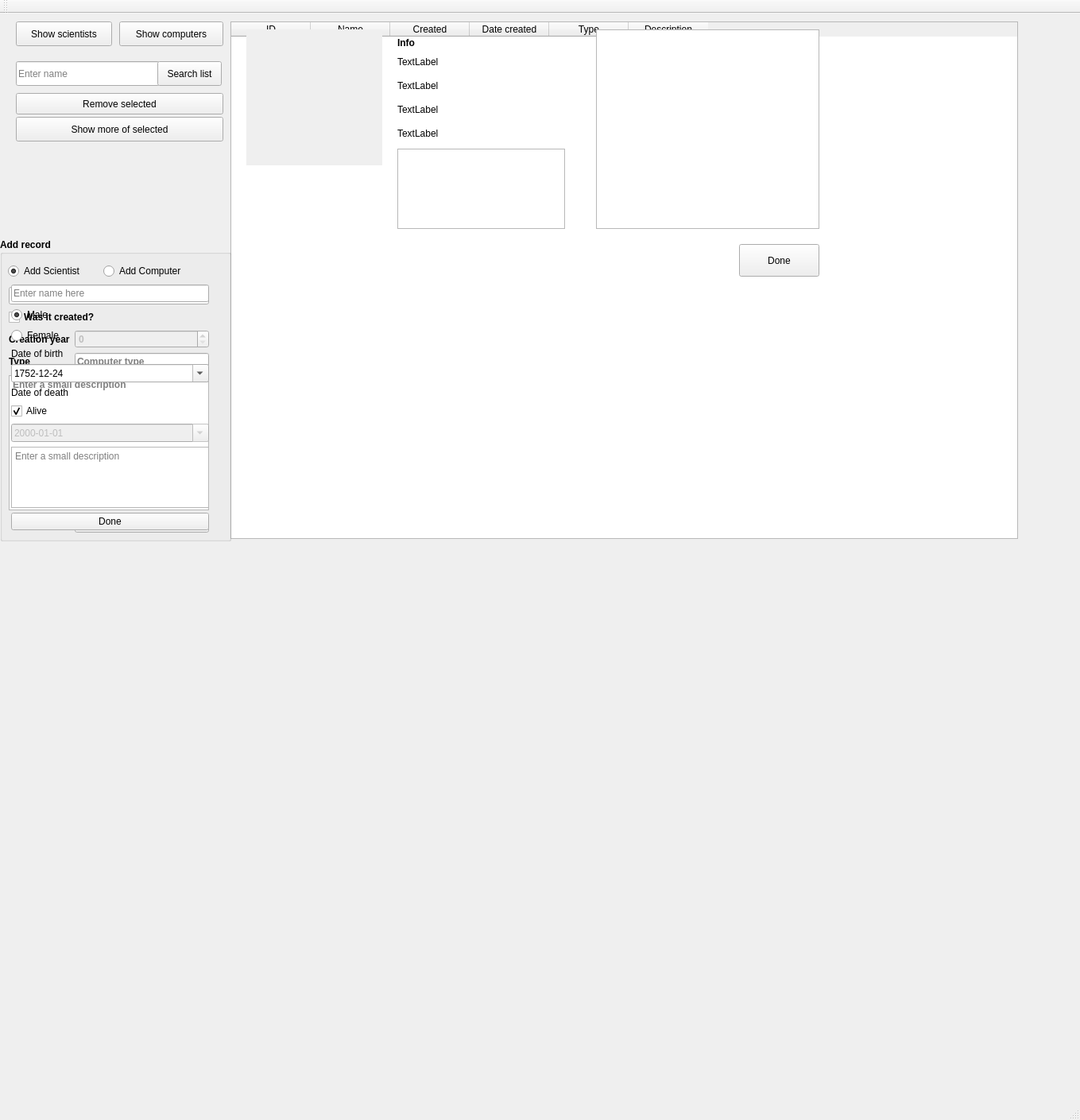
<?xml version="1.0" encoding="UTF-8"?>
<ui version="4.0">
 <class>MainWindow</class>
 <widget class="QMainWindow" name="MainWindow">
  <property name="geometry">
   <rect>
    <x>0</x>
    <y>0</y>
    <width>1359</width>
    <height>1409</height>
   </rect>
  </property>
  <property name="windowTitle">
   <string>MainWindow</string>
  </property>
  <widget class="QWidget" name="mainBox">
   <widget class="QPushButton" name="showSci">
    <property name="geometry">
     <rect>
      <x>20</x>
      <y>10</y>
      <width>121</width>
      <height>31</height>
     </rect>
    </property>
    <property name="text">
     <string>Show scientists</string>
    </property>
   </widget>
   <widget class="QTableWidget" name="listOfSci">
    <property name="geometry">
     <rect>
      <x>290</x>
      <y>10</y>
      <width>991</width>
      <height>611</height>
     </rect>
    </property>
    <property name="alternatingRowColors">
     <bool>true</bool>
    </property>
    <property name="selectionBehavior">
     <enum>QAbstractItemView::SelectRows</enum>
    </property>
    <property name="sortingEnabled">
     <bool>true</bool>
    </property>
    <column>
     <property name="text">
      <string>ID</string>
     </property>
    </column>
    <column>
     <property name="text">
      <string>Name</string>
     </property>
    </column>
    <column>
     <property name="text">
      <string>Gender</string>
     </property>
    </column>
    <column>
     <property name="text">
      <string>Date of birth</string>
     </property>
    </column>
    <column>
     <property name="text">
      <string>Date of death</string>
     </property>
    </column>
    <column>
     <property name="text">
      <string>Description</string>
     </property>
    </column>
   </widget>
   <widget class="QTableWidget" name="listOfComps">
    <property name="geometry">
     <rect>
      <x>290</x>
      <y>10</y>
      <width>991</width>
      <height>651</height>
     </rect>
    </property>
    <property name="editTriggers">
     <set>QAbstractItemView::AnyKeyPressed|QAbstractItemView::DoubleClicked|QAbstractItemView::EditKeyPressed</set>
    </property>
    <property name="selectionBehavior">
     <enum>QAbstractItemView::SelectRows</enum>
    </property>
    <property name="sortingEnabled">
     <bool>true</bool>
    </property>
    <property name="columnCount">
     <number>6</number>
    </property>
    <column>
     <property name="text">
      <string>ID</string>
     </property>
    </column>
    <column>
     <property name="text">
      <string>Name</string>
     </property>
    </column>
    <column>
     <property name="text">
      <string>Created</string>
     </property>
    </column>
    <column>
     <property name="text">
      <string>Date created</string>
     </property>
    </column>
    <column>
     <property name="text">
      <string>Type</string>
     </property>
    </column>
    <column>
     <property name="text">
      <string>Description</string>
     </property>
    </column>
   </widget>
   <widget class="QPushButton" name="showComps">
    <property name="geometry">
     <rect>
      <x>150</x>
      <y>10</y>
      <width>131</width>
      <height>31</height>
     </rect>
    </property>
    <property name="text">
     <string>Show computers</string>
    </property>
   </widget>
   <widget class="QGroupBox" name="groupBox">
    <property name="geometry">
     <rect>
      <x>0</x>
      <y>283</y>
      <width>291</width>
      <height>381</height>
     </rect>
    </property>
    <property name="font">
     <font>
      <weight>75</weight>
      <bold>true</bold>
     </font>
    </property>
    <property name="title">
     <string>Add record</string>
    </property>
    <widget class="QRadioButton" name="addSciRad">
     <property name="geometry">
      <rect>
       <x>10</x>
       <y>30</y>
       <width>120</width>
       <height>22</height>
      </rect>
     </property>
     <property name="font">
      <font>
       <weight>50</weight>
       <bold>false</bold>
      </font>
     </property>
     <property name="text">
      <string>Add Scientist</string>
     </property>
     <property name="checked">
      <bool>true</bool>
     </property>
     <attribute name="buttonGroup">
      <string notr="true">buttonGroup</string>
     </attribute>
    </widget>
    <widget class="QRadioButton" name="addCompRad">
     <property name="geometry">
      <rect>
       <x>130</x>
       <y>30</y>
       <width>130</width>
       <height>22</height>
      </rect>
     </property>
     <property name="font">
      <font>
       <weight>50</weight>
       <bold>false</bold>
      </font>
     </property>
     <property name="text">
      <string>Add Computer</string>
     </property>
     <attribute name="buttonGroup">
      <string notr="true">buttonGroup</string>
     </attribute>
    </widget>
    <widget class="QWidget" name="addCompFrame" native="true">
     <property name="geometry">
      <rect>
       <x>0</x>
       <y>50</y>
       <width>274</width>
       <height>331</height>
      </rect>
     </property>
     <layout class="QGridLayout" name="gridLayout">
      <item row="3" column="0">
       <widget class="QLabel" name="label_10">
        <property name="text">
         <string>Type</string>
        </property>
       </widget>
      </item>
      <item row="3" column="1">
       <widget class="QLineEdit" name="inCompType">
        <property name="placeholderText">
         <string>Computer type</string>
        </property>
       </widget>
      </item>
      <item row="4" column="0" colspan="2">
       <widget class="QTextEdit" name="inCompDesc">
        <property name="placeholderText">
         <string>Enter a small description</string>
        </property>
       </widget>
      </item>
      <item row="5" column="1">
       <widget class="QPushButton" name="addCompDone">
        <property name="text">
         <string>Done</string>
        </property>
       </widget>
      </item>
      <item row="0" column="0" colspan="2">
       <widget class="QLineEdit" name="inCompName">
        <property name="placeholderText">
         <string>Enter name here</string>
        </property>
       </widget>
      </item>
      <item row="1" column="0" colspan="2">
       <widget class="QCheckBox" name="inCompCreated">
        <property name="text">
         <string>Was it created?</string>
        </property>
       </widget>
      </item>
      <item row="2" column="0">
       <widget class="QLabel" name="label_3">
        <property name="text">
         <string>Creation year</string>
        </property>
        <property name="buddy">
         <cstring>inCompYear</cstring>
        </property>
       </widget>
      </item>
      <item row="2" column="1">
       <widget class="QSpinBox" name="inCompYear">
        <property name="enabled">
         <bool>false</bool>
        </property>
        <property name="maximum">
         <number>9999</number>
        </property>
       </widget>
      </item>
     </layout>
    </widget>
   </widget>
   <widget class="QPushButton" name="removeSelected">
    <property name="geometry">
     <rect>
      <x>20</x>
      <y>100</y>
      <width>261</width>
      <height>27</height>
     </rect>
    </property>
    <property name="text">
     <string>Remove selected</string>
    </property>
   </widget>
   <widget class="QWidget" name="addSciFrame" native="true">
    <property name="enabled">
     <bool>true</bool>
    </property>
    <property name="geometry">
     <rect>
      <x>3</x>
      <y>330</y>
      <width>271</width>
      <height>331</height>
     </rect>
    </property>
    <property name="font">
     <font>
      <weight>50</weight>
      <bold>false</bold>
     </font>
    </property>
    <layout class="QGridLayout" name="gridLayout_2">
     <item row="11" column="0">
      <widget class="QLabel" name="label_2">
       <property name="font">
        <font>
         <weight>50</weight>
         <bold>false</bold>
        </font>
       </property>
       <property name="text">
        <string>Date of death</string>
       </property>
       <property name="buddy">
        <cstring>inSciDeath</cstring>
       </property>
      </widget>
     </item>
     <item row="10" column="0">
      <widget class="QDateEdit" name="inSciBirth">
       <property name="minimumDate">
        <date>
         <year>1752</year>
         <month>9</month>
         <day>14</day>
        </date>
       </property>
       <property name="displayFormat">
        <string>yyyy-MM-dd</string>
       </property>
       <property name="calendarPopup">
        <bool>true</bool>
       </property>
       <property name="date">
        <date>
         <year>1752</year>
         <month>12</month>
         <day>24</day>
        </date>
       </property>
      </widget>
     </item>
     <item row="15" column="0">
      <widget class="QPushButton" name="addSciDone">
       <property name="text">
        <string>Done</string>
       </property>
      </widget>
     </item>
     <item row="0" column="0">
      <widget class="QLineEdit" name="inSciName">
       <property name="inputMask">
        <string/>
       </property>
       <property name="maxLength">
        <number>32767</number>
       </property>
       <property name="dragEnabled">
        <bool>false</bool>
       </property>
       <property name="placeholderText">
        <string>Enter name here</string>
       </property>
      </widget>
     </item>
     <item row="13" column="0">
      <widget class="QDateEdit" name="inSciDeath">
       <property name="enabled">
        <bool>false</bool>
       </property>
       <property name="displayFormat">
        <string>yyyy-MM-dd</string>
       </property>
       <property name="calendarPopup">
        <bool>true</bool>
       </property>
      </widget>
     </item>
     <item row="12" column="0">
      <widget class="QCheckBox" name="inSciAlive">
       <property name="text">
        <string>Alive</string>
       </property>
       <property name="checked">
        <bool>true</bool>
       </property>
      </widget>
     </item>
     <item row="14" column="0">
      <widget class="QTextEdit" name="inSciDesc">
       <property name="placeholderText">
        <string>Enter a small description</string>
       </property>
      </widget>
     </item>
     <item row="3" column="0">
      <widget class="QLabel" name="label">
       <property name="text">
        <string>Date of birth</string>
       </property>
       <property name="buddy">
        <cstring>inSciBirth</cstring>
       </property>
      </widget>
     </item>
     <item row="2" column="0">
      <widget class="QRadioButton" name="inSciFemale">
       <property name="font">
        <font>
         <weight>50</weight>
         <bold>false</bold>
        </font>
       </property>
       <property name="text">
        <string>Female</string>
       </property>
      </widget>
     </item>
     <item row="1" column="0">
      <widget class="QRadioButton" name="inSciMale">
       <property name="font">
        <font>
         <weight>50</weight>
         <bold>false</bold>
        </font>
       </property>
       <property name="text">
        <string>Male</string>
       </property>
       <property name="checked">
        <bool>true</bool>
       </property>
      </widget>
     </item>
    </layout>
   </widget>
   <widget class="QLineEdit" name="searchText">
    <property name="geometry">
     <rect>
      <x>20</x>
      <y>60</y>
      <width>181</width>
      <height>31</height>
     </rect>
    </property>
    <property name="placeholderText">
     <string>Enter name</string>
    </property>
   </widget>
   <widget class="QPushButton" name="searchButton">
    <property name="geometry">
     <rect>
      <x>198</x>
      <y>60</y>
      <width>81</width>
      <height>31</height>
     </rect>
    </property>
    <property name="text">
     <string>Search list</string>
    </property>
   </widget>
   <widget class="QPushButton" name="showMoreButton">
    <property name="geometry">
     <rect>
      <x>20</x>
      <y>130</y>
      <width>261</width>
      <height>31</height>
     </rect>
    </property>
    <property name="text">
     <string>Show more of selected</string>
    </property>
   </widget>
   <widget class="QWidget" name="moreUI" native="true">
    <property name="geometry">
     <rect>
      <x>290</x>
      <y>10</y>
      <width>991</width>
      <height>651</height>
     </rect>
    </property>
    <widget class="QLabel" name="pictureLable">
     <property name="geometry">
      <rect>
       <x>20</x>
       <y>10</y>
       <width>171</width>
       <height>171</height>
      </rect>
     </property>
     <property name="toolTip">
      <string>&lt;html&gt;&lt;head/&gt;&lt;body&gt;&lt;p&gt;lable&lt;/p&gt;&lt;p&gt;&lt;br/&gt;&lt;/p&gt;&lt;/body&gt;&lt;/html&gt;</string>
     </property>
     <property name="whatsThis">
      <string>&lt;html&gt;&lt;head/&gt;&lt;body&gt;&lt;p&gt;lable&lt;/p&gt;&lt;/body&gt;&lt;/html&gt;</string>
     </property>
     <property name="autoFillBackground">
      <bool>true</bool>
     </property>
     <property name="text">
      <string/>
     </property>
    </widget>
    <widget class="QListWidget" name="listConnections">
     <property name="geometry">
      <rect>
       <x>460</x>
       <y>10</y>
       <width>281</width>
       <height>251</height>
      </rect>
     </property>
    </widget>
    <widget class="QWidget" name="widget_2" native="true">
     <property name="geometry">
      <rect>
       <x>200</x>
       <y>10</y>
       <width>251</width>
       <height>261</height>
      </rect>
     </property>
     <widget class="QLabel" name="more1">
      <property name="geometry">
       <rect>
        <x>10</x>
        <y>30</y>
        <width>211</width>
        <height>21</height>
       </rect>
      </property>
      <property name="text">
       <string>TextLabel</string>
      </property>
     </widget>
     <widget class="QLabel" name="label_4">
      <property name="geometry">
       <rect>
        <x>10</x>
        <y>10</y>
        <width>47</width>
        <height>13</height>
       </rect>
      </property>
      <property name="font">
       <font>
        <weight>75</weight>
        <bold>true</bold>
       </font>
      </property>
      <property name="text">
       <string>Info</string>
      </property>
     </widget>
     <widget class="QLabel" name="more2">
      <property name="geometry">
       <rect>
        <x>10</x>
        <y>60</y>
        <width>211</width>
        <height>21</height>
       </rect>
      </property>
      <property name="text">
       <string>TextLabel</string>
      </property>
     </widget>
     <widget class="QLabel" name="more3">
      <property name="geometry">
       <rect>
        <x>10</x>
        <y>90</y>
        <width>211</width>
        <height>21</height>
       </rect>
      </property>
      <property name="text">
       <string>TextLabel</string>
      </property>
     </widget>
     <widget class="QLabel" name="more4">
      <property name="geometry">
       <rect>
        <x>10</x>
        <y>120</y>
        <width>211</width>
        <height>21</height>
       </rect>
      </property>
      <property name="text">
       <string>TextLabel</string>
      </property>
     </widget>
     <widget class="QTextEdit" name="more5">
      <property name="enabled">
       <bool>true</bool>
      </property>
      <property name="geometry">
       <rect>
        <x>10</x>
        <y>150</y>
        <width>211</width>
        <height>101</height>
       </rect>
      </property>
      <property name="readOnly">
       <bool>true</bool>
      </property>
     </widget>
    </widget>
    <widget class="QPushButton" name="moreDoneButton">
     <property name="geometry">
      <rect>
       <x>640</x>
       <y>280</y>
       <width>101</width>
       <height>41</height>
      </rect>
     </property>
     <property name="text">
      <string>Done</string>
     </property>
    </widget>
   </widget>
  </widget>
  <widget class="QToolBar" name="mainToolBar">
   <attribute name="toolBarArea">
    <enum>TopToolBarArea</enum>
   </attribute>
   <attribute name="toolBarBreak">
    <bool>false</bool>
   </attribute>
  </widget>
  <widget class="QStatusBar" name="statusBar"/>
  <action name="actionMain">
   <property name="text">
    <string>Main</string>
   </property>
  </action>
 </widget>
 <layoutdefault spacing="6" margin="11"/>
 <tabstops>
  <tabstop>showSci</tabstop>
  <tabstop>showComps</tabstop>
  <tabstop>searchText</tabstop>
  <tabstop>searchButton</tabstop>
  <tabstop>removeSelected</tabstop>
  <tabstop>addSciRad</tabstop>
  <tabstop>addCompRad</tabstop>
  <tabstop>inSciName</tabstop>
  <tabstop>inSciBirth</tabstop>
  <tabstop>inSciAlive</tabstop>
  <tabstop>inSciDeath</tabstop>
  <tabstop>inSciDesc</tabstop>
  <tabstop>addSciDone</tabstop>
  <tabstop>inCompName</tabstop>
  <tabstop>inCompCreated</tabstop>
  <tabstop>inCompYear</tabstop>
  <tabstop>inCompType</tabstop>
  <tabstop>inCompDesc</tabstop>
  <tabstop>addCompDone</tabstop>
  <tabstop>listOfSci</tabstop>
  <tabstop>listOfComps</tabstop>
 </tabstops>
 <resources/>
 <connections>
  <connection>
   <sender>inSciAlive</sender>
   <signal>toggled(bool)</signal>
   <receiver>inSciDeath</receiver>
   <slot>setDisabled(bool)</slot>
   <hints>
    <hint type="sourcelabel">
     <x>72</x>
     <y>555</y>
    </hint>
    <hint type="destinationlabel">
     <x>261</x>
     <y>527</y>
    </hint>
   </hints>
  </connection>
  <connection>
   <sender>inCompCreated</sender>
   <signal>toggled(bool)</signal>
   <receiver>inCompYear</receiver>
   <slot>setEnabled(bool)</slot>
   <hints>
    <hint type="sourcelabel">
     <x>59</x>
     <y>461</y>
    </hint>
    <hint type="destinationlabel">
     <x>261</x>
     <y>494</y>
    </hint>
   </hints>
  </connection>
  <connection>
   <sender>addSciRad</sender>
   <signal>toggled(bool)</signal>
   <receiver>addSciFrame</receiver>
   <slot>setVisible(bool)</slot>
   <hints>
    <hint type="sourcelabel">
     <x>48</x>
     <y>387</y>
    </hint>
    <hint type="destinationlabel">
     <x>26</x>
     <y>655</y>
    </hint>
   </hints>
  </connection>
  <connection>
   <sender>addCompRad</sender>
   <signal>toggled(bool)</signal>
   <receiver>addCompFrame</receiver>
   <slot>setVisible(bool)</slot>
   <hints>
    <hint type="sourcelabel">
     <x>270</x>
     <y>387</y>
    </hint>
    <hint type="destinationlabel">
     <x>270</x>
     <y>483</y>
    </hint>
   </hints>
  </connection>
  <connection>
   <sender>showSci</sender>
   <signal>clicked()</signal>
   <receiver>listOfSci</receiver>
   <slot>show()</slot>
   <hints>
    <hint type="sourcelabel">
     <x>410</x>
     <y>668</y>
    </hint>
    <hint type="destinationlabel">
     <x>546</x>
     <y>52</y>
    </hint>
   </hints>
  </connection>
  <connection>
   <sender>showSci</sender>
   <signal>clicked()</signal>
   <receiver>listOfComps</receiver>
   <slot>hide()</slot>
   <hints>
    <hint type="sourcelabel">
     <x>410</x>
     <y>668</y>
    </hint>
    <hint type="destinationlabel">
     <x>481</x>
     <y>460</y>
    </hint>
   </hints>
  </connection>
  <connection>
   <sender>showComps</sender>
   <signal>clicked()</signal>
   <receiver>listOfComps</receiver>
   <slot>show()</slot>
   <hints>
    <hint type="sourcelabel">
     <x>550</x>
     <y>668</y>
    </hint>
    <hint type="destinationlabel">
     <x>650</x>
     <y>441</y>
    </hint>
   </hints>
  </connection>
  <connection>
   <sender>showComps</sender>
   <signal>clicked()</signal>
   <receiver>listOfSci</receiver>
   <slot>hide()</slot>
   <hints>
    <hint type="sourcelabel">
     <x>550</x>
     <y>668</y>
    </hint>
    <hint type="destinationlabel">
     <x>561</x>
     <y>53</y>
    </hint>
   </hints>
  </connection>
 </connections>
 <buttongroups>
  <buttongroup name="buttonGroup"/>
 </buttongroups>
</ui>
